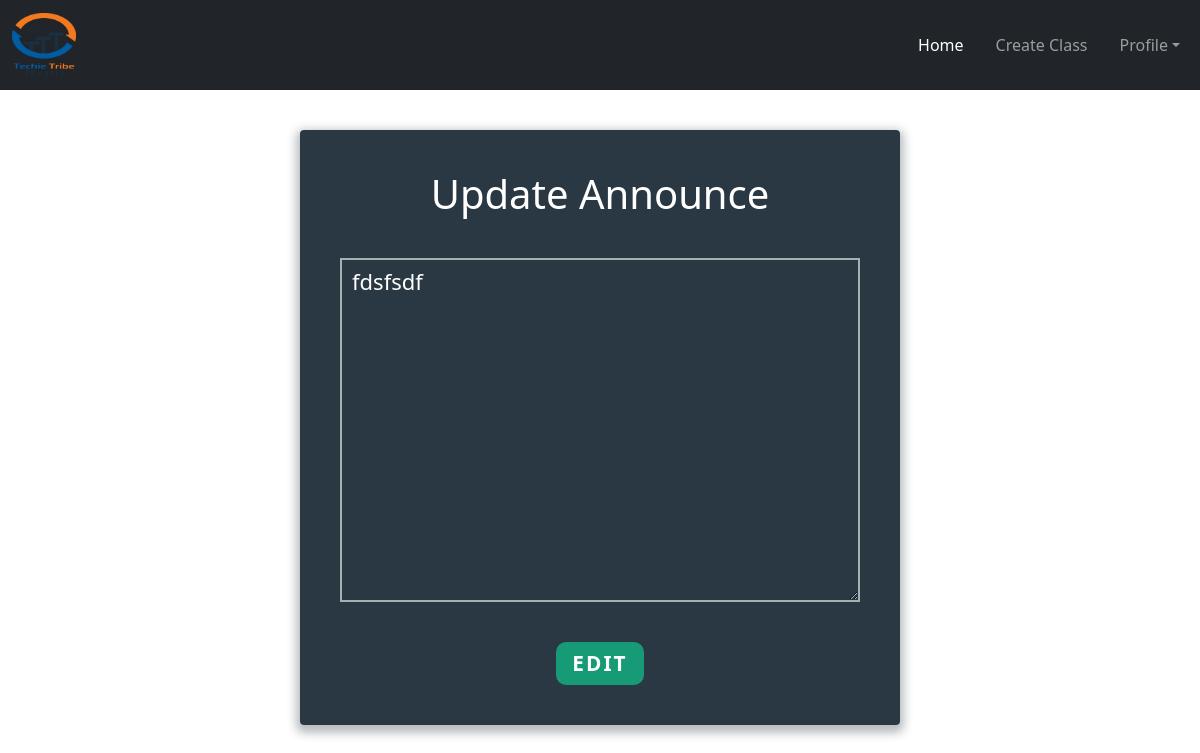
The page /teacher/editlist/27/ on the database as committed earlier.
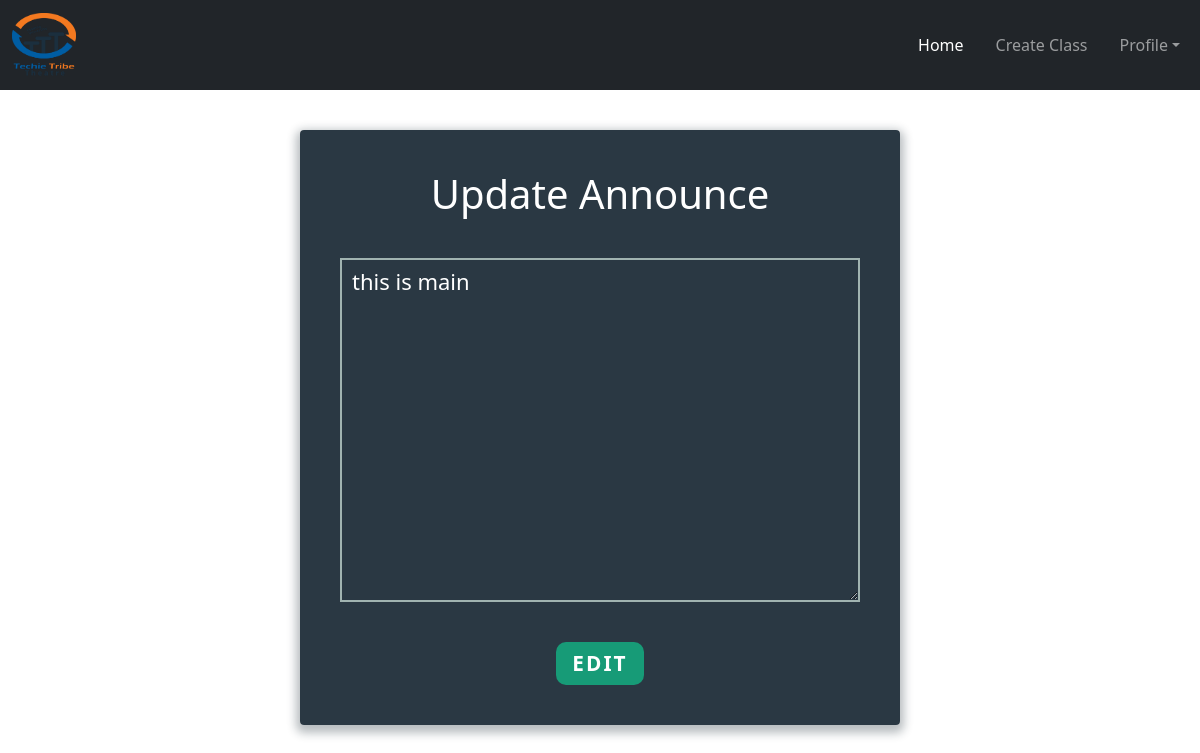
The same page on the database as committed later.
### teacher/models.py (models this page shows)
class Announcement(models.Model):
    user = models.ForeignKey(User, on_delete=models.CASCADE)
    classview = models.ForeignKey(CreateClass, on_delete=models.CASCADE)
    text = models.TextField()

### teacher/views.py (the view, shortened to what this page needs)
# urls.py: path('editlist/<int:id>/', EditAnnouceView.as_view(), name='editlist'),
class EditAnnouceView(View):
    def get(self, request, id):
        mywork = Announcement.objects.get(pk=id)
        form = AnnouncementForm(instance=mywork)
        return render(request, 'editlist.html', {'form': form})

### teacher/forms.py
class AnnouncementForm(forms.ModelForm):
    class Meta:
        model = Announcement
        fields = ['text']

### teacher/templates/editlist.html (shortened to what this page needs)
{% extends 'base_teacher.html' %} <br />
{% load static %} <br>
{% block content %}
<link rel="stylesheet" href="{% static 'css/form.css' %}">
<div class="form">
    <div class="tab-content">
      <div id="signup">
        <h1>Update Announce</h1>
        <form action="" method="post" enctype="multipart/form-data">
          {% for fm in form %}
          <div class="field-wrap">
              {{fm}}
          </div>
          {% endfor %}
        <div class='text-center'>
        <button type="submit" class="button button-block"/>Edit</button>
      </div>
        </form>
      </div>
    </div>
</div>
{% endblock content %}

Rows that differ between the two databases and show on the page:
changed Announcement: text "fdsfsdf" → "this is main"
